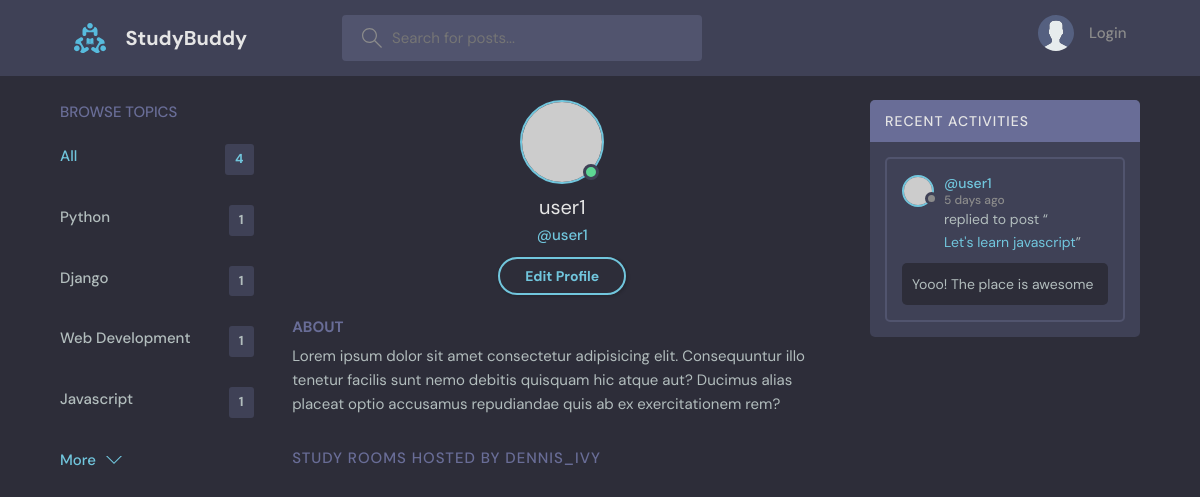
/profile/2, run on an earlier commit of the app's database.
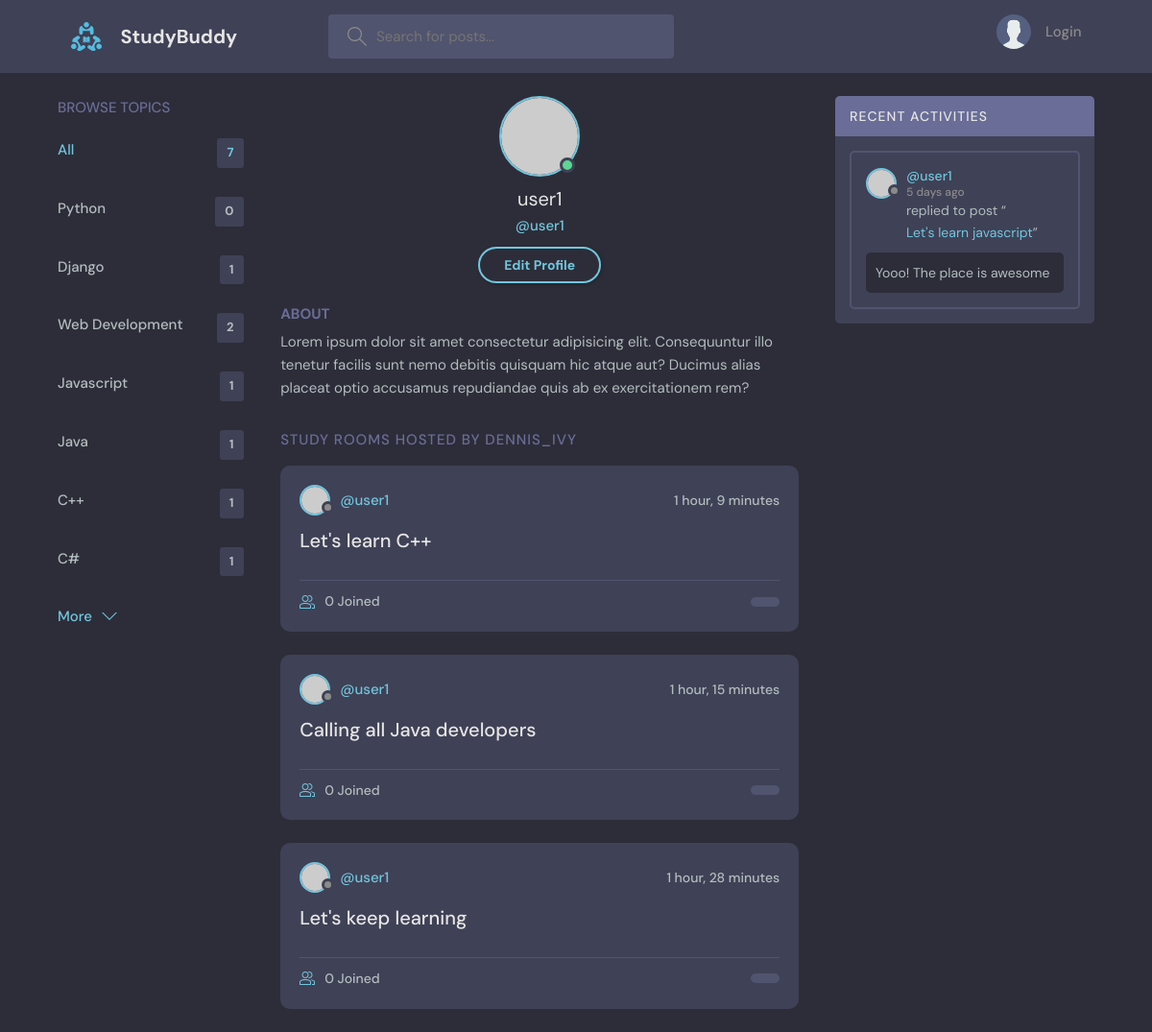
And on a later commit of the database.
### base/models.py (models this page shows, shortened)
class Topic(models.Model):
    name = models.CharField(max_length=200)

class Message(models.Model):
    user = models.ForeignKey(User, on_delete=models.CASCADE)
    room = models.ForeignKey(Room, on_delete=models.CASCADE)
    body = models.TextField()
    updated = models.DateTimeField(auto_now = True)
    created = models.DateTimeField(auto_now_add=True)
    class Meta:
        ordering = ['-updated', 'created']

class Room(models.Model):
    host = models.ForeignKey(User, on_delete=models.SET_NULL, null=True)
    topic = models.ForeignKey(Topic, on_delete=models.SET_NULL, null=True)
    name = models.CharField(max_length=200)
    description = models.TextField(null=True, blank=True)
    participants = models.ManyToManyField(User, related_name='participants', blank=True)
    updated = models.DateTimeField(auto_now = True)
    created = models.DateTimeField(auto_now_add=True)
    class Meta:
        ordering = ['-updated', 'created']
    def __str__(self):
        return self.name

### base/views.py (the view)
# urls.py: path('profile/<str:pk>', views.userProfile, name="user-profile"),
def userProfile(request, pk):
    user = User.objects.get(id=pk)
    rooms = user.room_set.all()
    room_message = user.message_set.all()
    topics = Topic.objects.all()
    context = {'user': user, 'rooms': rooms, 'room_messages': room_message, 'topics': topics}
    return render(request, 'base/profile.html', context)

### base/templates/base/profile.html
{% extends 'main.html' %}
{% block content %}
  <main class="profile-page layout layout--3">
    <div class="container">
      {% include 'base/topics_component.html' %}
      <div class="roomList">
        <div class="profile">
          <div class="profile__avatar">
            <div class="avatar avatar--large active">
              <img src="https://randomuser.me/api/portraits/men/11.jpg" />
            </div>
          </div>
          <div class="profile__info">
            <h3>{{user.username}}</h3>
            <p>@{{user.username}}</p>
            <a href="edit-user.html" class="btn btn--main btn--pill">Edit Profile</a>
          </div>
          <div class="profile__about">
            <h3>About</h3>
            <p>
              Lorem ipsum dolor sit amet consectetur adipisicing elit. Consequuntur illo tenetur
              facilis sunt nemo debitis quisquam hic atque aut? Ducimus alias placeat optio
              accusamus repudiandae quis ab ex exercitationem rem?
            </p>
          </div>
        </div>
        <div class="roomList__header">
          <div>
            <h2>Study Rooms Hosted by dennis_ivy</a>
            </h2>
          </div>
        </div>
        {% include 'base/feed_component.html' %}
      </div>
      {% include 'base/activity_component.html' %}
    </div>
  </main>
  {% endblock content %}

### templates/main.html (shortened to what this page needs)
<!DOCTYPE html>
{% load static %}
<html lang="en">
  <head>
    <link rel="stylesheet" href="{% static 'styles/style.css' %}" />
  </head>
  <body>
    {% include 'navbar.html' %}
    {% block content %}
    {% endblock content %}
  </body>
</html

### templates/navbar.html (shortened to what this page needs)
{% load static %}
<header class="header header--loggedIn">
    <div class="container">
      <a href="{% url 'home' %}" class="header__logo">
        <img src="{% static 'images/logo.svg' %}" />
        <h1>StudyBuddy</h1>
      </a>
      <form class="header__search" method="GET" action="{% url 'home' %}">
        <label>
          <input name='q' placeholder="Search for posts..." />
        </label>
      </form>
      <nav class="header__menu">
        {% if request.user.is_authenticated %}
        <div class="header__user">
          <a href="profile.html">
            <div class="avatar avatar--medium active">
              <img src="https://randomuser.me/api/portraits/men/37.jpg" />
            </div>
            <p>{{request.user.username}}<span>@{{request.user.username}}</span></p>
          </a>
          <button class="dropdown-button">
            <svg version="1.1" xmlns="http://www.w3.org/2000/svg" width="32" height="32" viewBox="0 0 32 32">
              <title>chevron-down</title>
              <path d="M16 21l-13-13h-3l16 16 16-16h-3l-13 13z"></path>
            </svg>
          </button>
        </div>
        {% else %}
        <a href="{% url 'login' %}">
          <img src="{% static 'images/avatar.svg' %}" />
          <p>Login</p>
        </a>
        {% endif %}
      </nav>
    </div>
  </header>

### base/templates/base/topics_component.html
<div class="topics">
    <div class="topics__header">
      <h2>Browse Topics</h2>
    </div>
    <ul class="topics__list">
      <li>
        <a href="{% url 'home' %}" class="active">All <span>{{topics.count}}</span></a>
      </li>
      {% for topic in topics %}
      <li>
        <a href="{% url 'home' %}?q={{topic.name}}">{{topic.name}} <span>{{topic.room_set.all.count}}</span></a>
      </li>
      {% endfor %}
    </ul>
    <a class="btn btn--link" href="topics.html">
      More
      <svg version="1.1" xmlns="http://www.w3.org/2000/svg" width="32" height="32" viewBox="0 0 32 32">
        <title>chevron-down</title>
        <path d="M16 21l-13-13h-3l16 16 16-16h-3l-13 13z"></path>
      </svg>
    </a>
  </div>

### base/templates/base/feed_component.html (shortened to what this page needs)
{% for room in rooms %}
<div class="roomListRoom">
    <div class="roomListRoom__header">
      <a href="{% url 'user-profile' room.host_id%}" class="roomListRoom__author">
        <div class="avatar avatar--small">
          <img src="https://randomuser.me/api/portraits/women/11.jpg" />
        </div>
        <span>@{{room.host.username}}</span>
      </a>
      <div class="roomListRoom__actions">
        <span>{{room.updated|timesince}}</span>
      </div>
    </div>
    <div class="roomListRoom__content">
      <a href="{% url 'room' room.id %}">{{room.name}}</a>
    </div>
    <div class="roomListRoom__meta">
      <a href="{% url 'room' room.id %}" class="roomListRoom__joined">
        {{room.participants.count}} Joined
      </a>
      <p class="roomListRoom__topic">{{Room.topic.name}}</p>
    </div>
</div>
{% endfor %}

### base/templates/base/activity_component.html (shortened to what this page needs)
<div class="activities">
    <div class="activities__header">
      <h2>Recent Activities</h2>
    </div>
    {% for message in room_messages %}
    <div class="activities__box">
      <div class="activities__boxHeader roomListRoom__header">
        <a href="{% url 'user-profile' message.user.id %}" class="roomListRoom__author">
          <div class="avatar avatar--small">
            <img src="https://randomuser.me/api/portraits/women/11.jpg" />
          </div>
          <p>
            @{{message.user}}
            <span>5 days ago</span>
          </p>
        </a>
      </div>
      <div class="activities__boxContent">
        <p>replied to post “<a href="{% url 'room' message.room.id %}">{{message.room}}</a>”</p>
        <div class="activities__boxRoomContent">
            {{message.body}}
        </div>
      </div>
    </div>
    {% endfor %}
  </div>

What changed in the data, as far as the page shows it:
computed for Topic "Python": room_set.all.count "1" → "0"
computed for Topic "Web Development": room_set.all.count "1" → "2"
added Topic: name "Java", room_set.all.count "1"
added Topic: name "C++", room_set.all.count "1"
added Topic: name "C#", room_set.all.count "1"
added Room: host.username "user1", updated "1 hour, 9 minutes", name "Let's learn C++", participants.count "0"
added Room: host.username "user1", updated "1 hour, 15 minutes", name "Calling all Java developers", participants.count "0"
added Room: host.username "user1", updated "1 hour, 28 minutes", name "Let's keep learning", participants.count "0"
Also different on the page:
{{ topics.count }}: "4" → "7"
